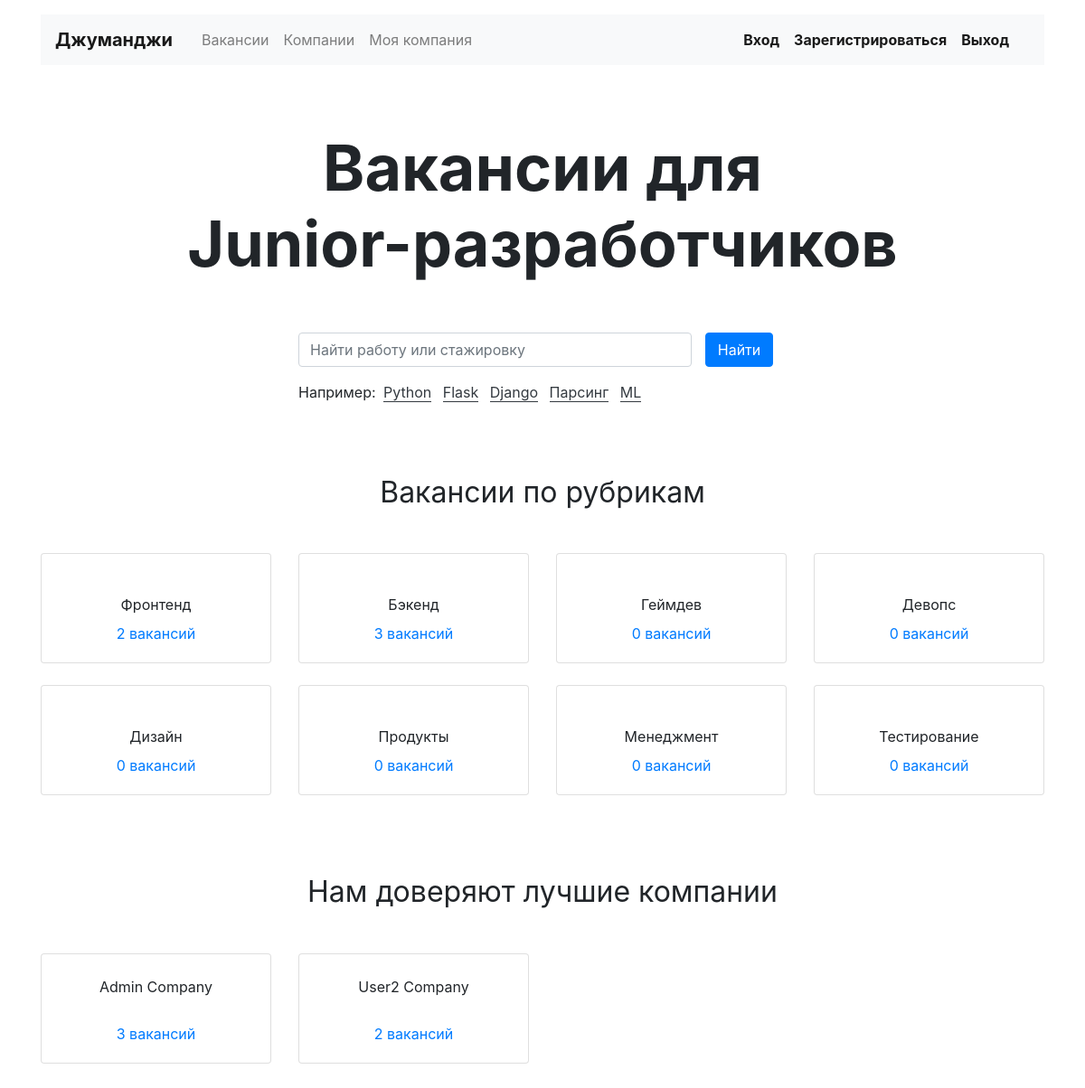
Before: / with the older database file.
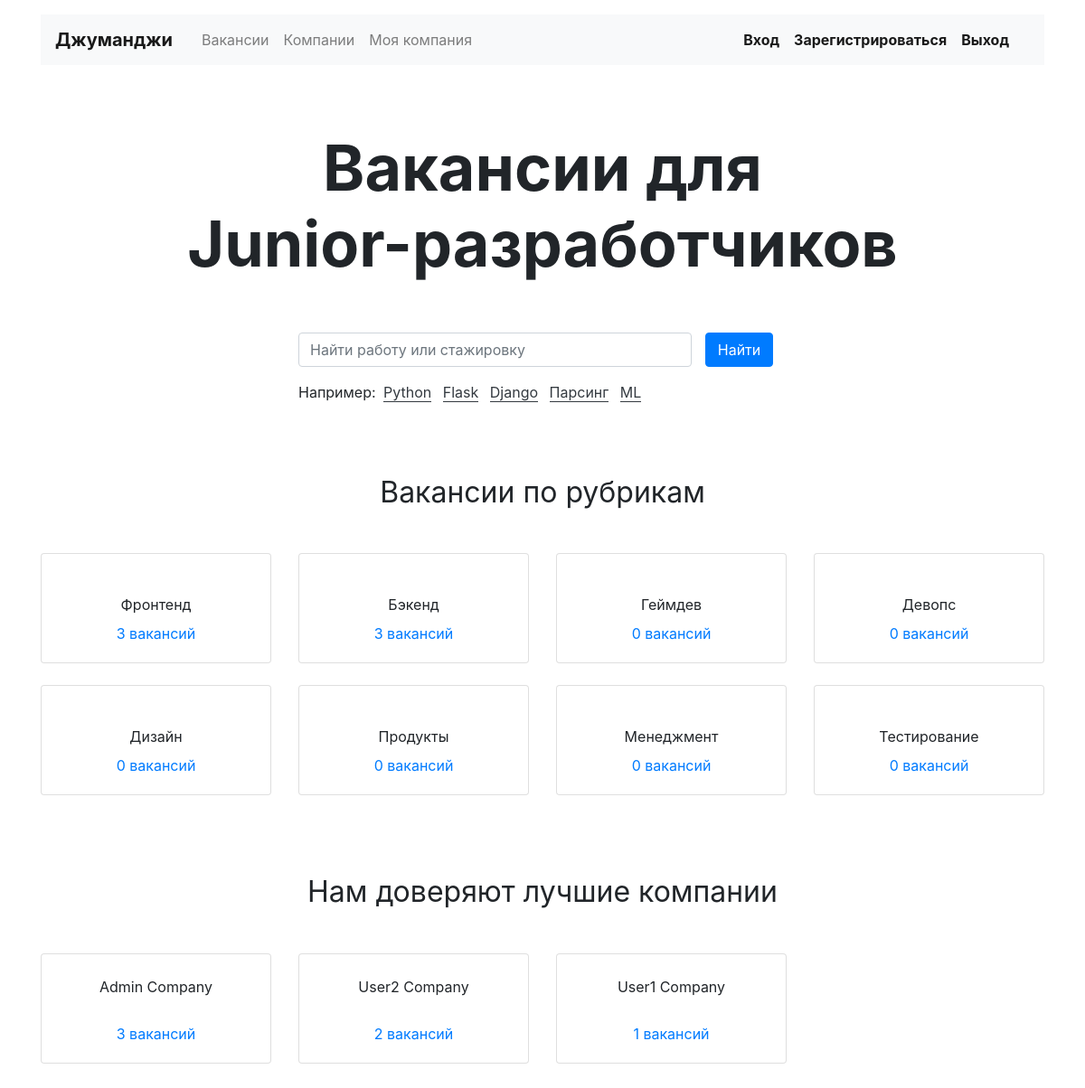
After: the same page with the newer database file.
### vacancy/models.py (models this page shows, shortened)
class Speciality(models.Model):
    title = models.CharField(max_length=200)
    code = models.CharField(max_length=200)
    height_field = models.PositiveIntegerField(default=0)
    width_field = models.PositiveIntegerField(default=0)

class Company(models.Model):
    name = models.CharField(max_length=200)
    location = models.CharField(max_length=200)
    logo = models.ImageField(upload_to=MEDIA_COMPANY_IMAGE_DIR, height_field='height_field', width_field='width_field')
    height_field = models.PositiveIntegerField(default=0)
    width_field = models.PositiveIntegerField(default=0)
    description = models.TextField()
    employee_count = models.IntegerField()
    owner = models.OneToOneField(get_user_model(), on_delete=models.CASCADE, null=True, related_name='company')

### vacancy/views.py (the view)
# urls.py: path('', views.main_view, name='main'),
def main_view(request):
    print(f'Request: {request.GET}')
    return render(
        request,
        'vacancy/index.html',
        context={
            'specialities': Speciality.objects.annotate(vacancy_count=Count('vacancies')),
            'companies': Company.objects.annotate(vacancy_count=Count('vacancies')),
        },
    )

### vacancy/templates/vacancy/index.html (shortened to what this page needs)
{% extends "vacancy/base.html" %}
{% load static %}
{% block main %}
  <main class="container mt-3">
    <section>
      <h1 class="h1 text-center mx-auto mt-4 py-5" style="font-size: 70px;"><strong>Вакансии для <br>Junior-разработчиков</strong></h1>
      <div class="row">
        <div class="col-12 col-md-8 col-lg-6 offset-lg-3 offset-md-2">
          <form class="form-inline mb-3" enctype="multipart/form-data">
            <div class="form-group col-8 col-md-10 pl-0">
              <input class="form-control w-100" type="search" placeholder="Найти работу или стажировку" aria-label="Найти работу или стажировку">
            </div>
            <div class="form-group col-4 col-md-2 pl-0">
              <button class="btn btn-primary w-100" type="submit">Найти</button>
            </div>
          </form>
          <p>Например:
            <a href="#" class="text-dark border-bottom border-dark m-1 text-decoration-none">Python</a>
            <a href="#" class="text-dark border-bottom border-dark m-1 text-decoration-none">Flask</a>
            <a href="#" class="text-dark border-bottom border-dark m-1 text-decoration-none">Django</a>
            <a href="#" class="text-dark border-bottom border-dark m-1 text-decoration-none">Парсинг</a>
            <a href="#" class="text-dark border-bottom border-dark m-1 text-decoration-none">ML</a>
          </p>
        </div>
      </div>
    </section>
    <section class="mt-5 pt-3">
      <h2 class="h2 font-weight-normal text-center mb-5">Вакансии по рубрикам</h2>
      <div class="row mb-0">
        {% for speciality in specialities %}
        <div class="col-6 col-md-6 col-lg-3">
          <div class="card pt-4 text-center mb-4">
            <div class="card-body">
              <p class="card-text mb-2">{{ speciality.title }}</p>
              <p class="card-text"><a href="{% url 'speciality' speciality.code %}">{{ speciality.vacancy_count }} вакансий</a></p>
            </div>
          </div>
        </div>
        {% endfor %}
      </div>
    </section>
    <section class="my-5 pt-3">
      <h2 class="h2 font-weight-normal text-center mb-5">Нам доверяют лучшие компании</h2>
      <div class="row mb-0">
      {% for company in companies %}
        <div class="col-6 col-md-6 col-lg-3">
          <div class="card pt-4 text-center mb-4">
            <p class="card-text mb-2">{{ company.name }}</p>
            <div class="card-body">
              <p class="card-text"><a href="{% url 'company' company.pk %}">{{ company.vacancy_count }} вакансий</a></p>
            </div>
          </div>
        </div>
      {% endfor %}
      </div>
    </section>
  </main>
{% endblock %}

Changed rows visible on the page:
computed for Speciality "Фронтенд": vacancy_count "2" → "3"
added Company: name "User1 Company", vacancy_count "1"
